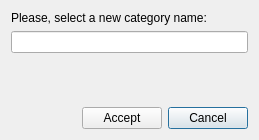
<?xml version="1.0" encoding="UTF-8"?>
<ui version="4.0">
 <class>dlg_update_style_group</class>
 <widget class="QDialog" name="dlg_update_style_group">
  <property name="geometry">
   <rect>
    <x>0</x>
    <y>0</y>
    <width>259</width>
    <height>140</height>
   </rect>
  </property>
  <property name="windowTitle">
   <string>Rename category</string>
  </property>
  <layout class="QGridLayout" name="gridLayout">
   <item row="1" column="0">
    <layout class="QGridLayout" name="lyt_buttons">
     <property name="topMargin">
      <number>0</number>
     </property>
     <item row="0" column="0">
      <spacer name="horizontalSpacer">
       <property name="orientation">
        <enum>Qt::Horizontal</enum>
       </property>
       <property name="sizeHint" stdset="0">
        <size>
         <width>40</width>
         <height>20</height>
        </size>
       </property>
      </spacer>
     </item>
     <item row="0" column="2">
      <widget class="QPushButton" name="btn_cancel">
       <property name="text">
        <string>Cancel</string>
       </property>
      </widget>
     </item>
     <item row="0" column="1">
      <widget class="QPushButton" name="btn_accept">
       <property name="text">
        <string>Accept</string>
       </property>
      </widget>
     </item>
    </layout>
   </item>
   <item row="0" column="0">
    <layout class="QVBoxLayout" name="verticalLayout_2">
     <item>
      <widget class="QLabel" name="lbl_rename_copy">
       <property name="text">
        <string>Please, select a new category name:</string>
       </property>
      </widget>
     </item>
     <item>
      <widget class="QLineEdit" name="category_rename_copy"/>
     </item>
     <item>
      <spacer name="verticalSpacer">
       <property name="orientation">
        <enum>Qt::Vertical</enum>
       </property>
       <property name="sizeHint" stdset="0">
        <size>
         <width>20</width>
         <height>40</height>
        </size>
       </property>
      </spacer>
     </item>
    </layout>
   </item>
  </layout>
 </widget>
 <resources/>
 <connections/>
</ui>
